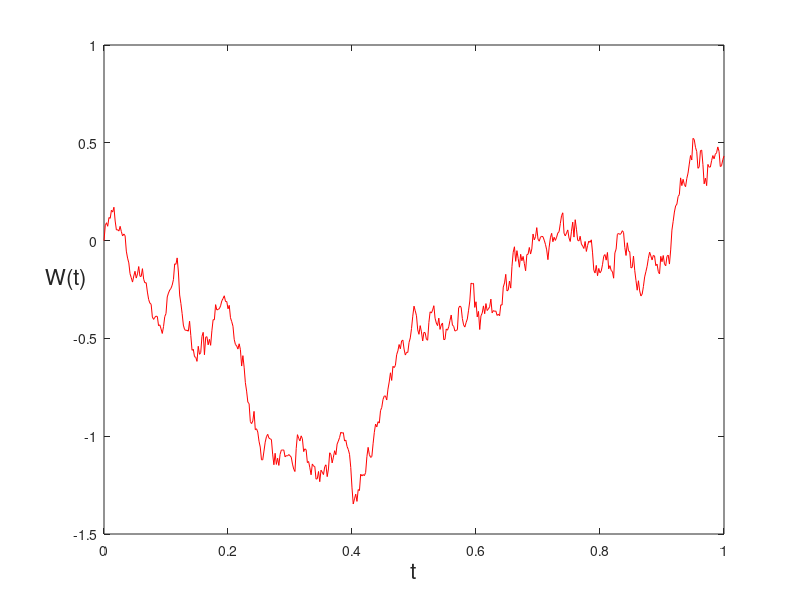

MATLAB code for this plot:
%BPATH1  Brownian path simulation

% set the state of randn
rng(100,'v5normal');

% static parameters
T = 1; N = 500; dt = T/N;

% preallocate arrays for efficiency
dW = zeros(1,N);
W = zeros(1,N);

% first approximation outside the loop since W(0) = 0 is not allowed
dW(1) = sqrt(dt)*randn;
W(1) = dW(1);
for j = 2:N
    % general increment
    dW(j) = sqrt(dt)*randn;   
    W(j) = W(j-1) + dW(j); 
end

% plot W against t
plot(0:dt:T,[0,W],'r-')
xlabel('t','FontSize',16) 
ylabel('W(t)','FontSize',16,'Rotation',0)